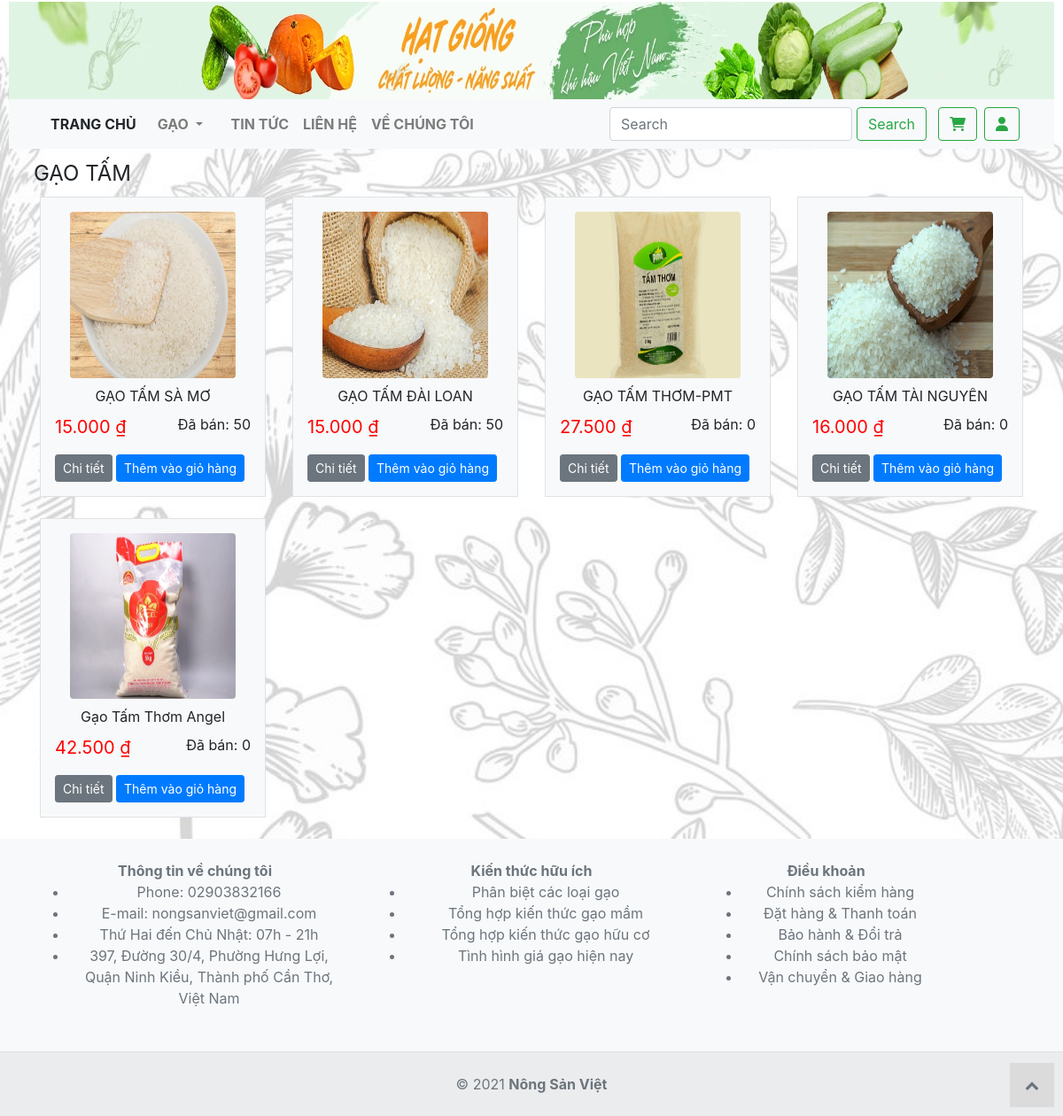
The page /Web/Gao/GaoTam.php on the database its author committed.
### tables this page shows
CREATE TABLE `product` (
  `product_id` int(4) NOT NULL,
  `product_name` text NOT NULL,
  `type` text NOT NULL,
  `image` text NOT NULL,
  `price` varchar(20) NOT NULL,
  `quantity` int(11) NOT NULL,
  `sold` int(11) NOT NULL DEFAULT 0
);

### Web/Gao/GaoTam.php (the view, shortened to what this page needs)
<!DOCTYPE html>
<html lang="en">
<head>
    <link rel="stylesheet" href="https://cdnjs.cloudflare.com/ajax/libs/font-awesome/6.0.0/css/all.min.css">
    <link rel="stylesheet" href="https://cdnjs.cloudflare.com/ajax/libs/font-awesome/4.7.0/css/font-awesome.min.css">
    <link rel="stylesheet" href="../Chung/CSS_bootstrap/bootstrap.min.css">
    <link rel="stylesheet" href="https://cdn.jsdelivr.net/npm/bootstrap@4.5.2/dist/css/bootstrap.min.css">
    <link rel="stylesheet" href="../Chung/css/header.css">
    <link rel="stylesheet" href="../Chung/css/style.css">
    <link rel="stylesheet" href="../Chung/css/footer.css">
</head>
<body>
    <header>
        <?php include ("../Chung/php/head.php")?>
    </header>
    <main>
        <div class="container">
            <div class="row flex-container">
            <div class="p-2 flex-grow-1 bd-highlight fs-4">GẠO TẤM</div>
                <?php
                $sql = "SELECT * FROM product WHERE type = 'Gao_Tam'";
                $result = mysqli_query($conn, $sql);
                while ($row = mysqli_fetch_array($result)) {
                    if($row['quantity'] > 0){
                ?>
                <div class="col-md-3 mb-4 product-item">
                    <div class="p-3 border bg-light text-center ">
                    <img src="../../Data/Gao/<?php echo $row['type'] . '/'; ?><?php echo $row['image'] ?>"
                            class="product-image img-fluid rounded mx-auto d-block " alt="<?php echo $row['product_name'] ?>">
                        <div class="mt-2"><?php echo $row['product_name'] ?></div>
                        <div class="row">
                            <div class="col-auto mr-auto">
                                <div class="mt-2 red-price fs-5"><?php echo number_format($row['price'], 0, ',', '.') ?> &#8363;</div>
                            </div>
                            <div class="col-auto">
                                <div class="mt-2">Đã bán: <?php echo $row['sold'];?> </div>
                            </div>
                        </div>
                        <div class="d-flex justify-content-between mt-3">
                            <form action="addGao.php" method="post">
                                <button class="btn btn-secondary btn-sm"  type="submit" name="detail_pro">Chi tiết</button>
                                <button type="submit" class="btn btn-primary btn-sm" name="addtocartT">Thêm vào giỏ hàng</button>
                            </form>
                        </div>
                    </div>
                </div>
                <?php
                    }
                }
                ?>
            </div>
        </div>
    </main>
    <footer>
        <?php include ("../Chung/php/foot.php")?>
    </footer>
</body>
</html>

### Web/Chung/css/header.css (style rules this page uses)
header { font-size: 2vw; margin: 2px 5px; }

### Web/Chung/css/style.css (style rules this page uses)
img { width: 100%; height: 80%; display: block; }
.product-image { width: 187.6px; height: 187.6px; }
.red-price { color: red; }

### Web/Chung/css/footer.css (style rules this page uses)
footer { grid-area: footer-cell; min-height: 120px; margin-top: auto; border: 1px solid var(--mau-vien); box-sizing: border-box; }

### Web/Chung/php/head.php (style rules this page uses)
body { background-image: url("../../Data/BackGround/bottom.jpg"); background-color: rgba(200, 200, 200, 0); background-repeat: repeat; background-size: cover ; }

### rows shown on the page
product: type+image (picture), product_name "GẠO TẤM SÀ MƠ", price "15.000", sold "50"
product: type+image (picture), product_name "GẠO TẤM ĐÀI LOAN", price "15.000", sold "50"
product: type+image (picture), product_name "GẠO TẤM THƠM-PMT", price "27.500", sold "0"
product: type+image (picture), product_name "GẠO TẤM TÀI NGUYÊN", price "16.000", sold "0"
product: type+image (picture), product_name "Gạo Tấm Thơm Angel", price "42.500", sold "0"
